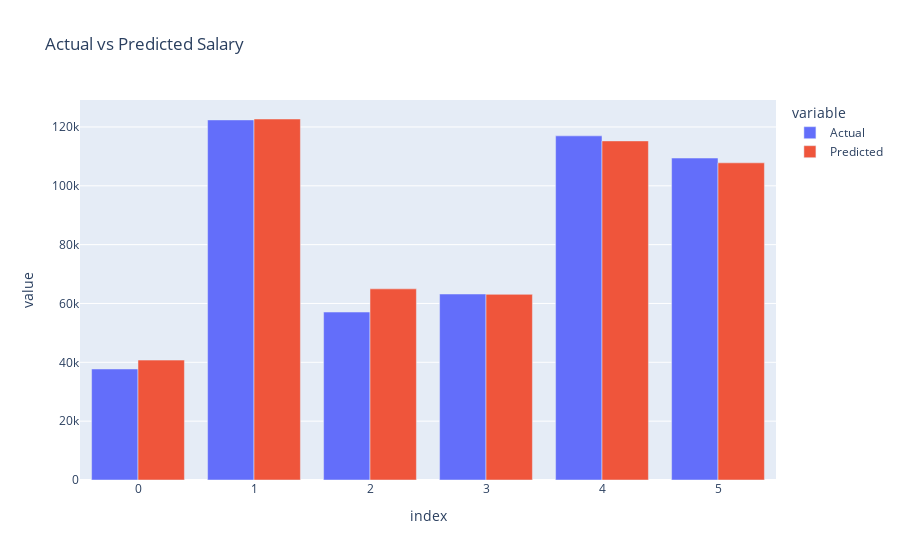

Write notebook code for a chart like this one.
### Code cell
px.bar(df2, barmode='group', title='Actual vs Predicted Salary')

### Figure 1 — Plotly figure (JSON) as saved in the notebook; plotly's stock layout.template omitted (floating-point values rounded to 4 significant figures)
{"data": [{"alignmentgroup": "True", "hovertemplate": "variable=Actual<br>index=%{x}<br>value=%{y}<extra></extra>", "legendgroup": "Actual", "marker": {"color": "#636efa", "pattern": {"shape": ""}}, "name": "Actual", "offsetgroup": "Actual", "orientation": "v", "showlegend": true, "textposition": "auto", "type": "bar", "x": [0, 1, 2, 3, 4, 5], "xaxis": "x", "y": [37730.0, 122400.0, 57080.0, 63220.0, 117000.0, 109400.0], "yaxis": "y"}, {"alignmentgroup": "True", "hovertemplate": "variable=Predicted<br>index=%{x}<br>value=%{y}<extra></extra>", "legendgroup": "Predicted", "marker": {"color": "#EF553B", "pattern": {"shape": ""}}, "name": "Predicted", "offsetgroup": "Predicted", "orientation": "v", "showlegend": true, "textposition": "auto", "type": "bar", "x": [0, 1, 2, 3, 4, 5], "xaxis": "x", "y": [40750.0, 122700.0, 64960.0, 63100.0, 115200.0, 107800.0], "yaxis": "y"}], "layout": {"barmode": "group", "legend": {"title": {"text": "variable"}, "tracegroupgap": 0}, "title": {"text": "Actual vs Predicted Salary"}, "xaxis": {"anchor": "y", "domain": [0, 1], "title": {"text": "index"}}, "yaxis": {"anchor": "x", "domain": [0, 1], "title": {"text": "value"}}}}
